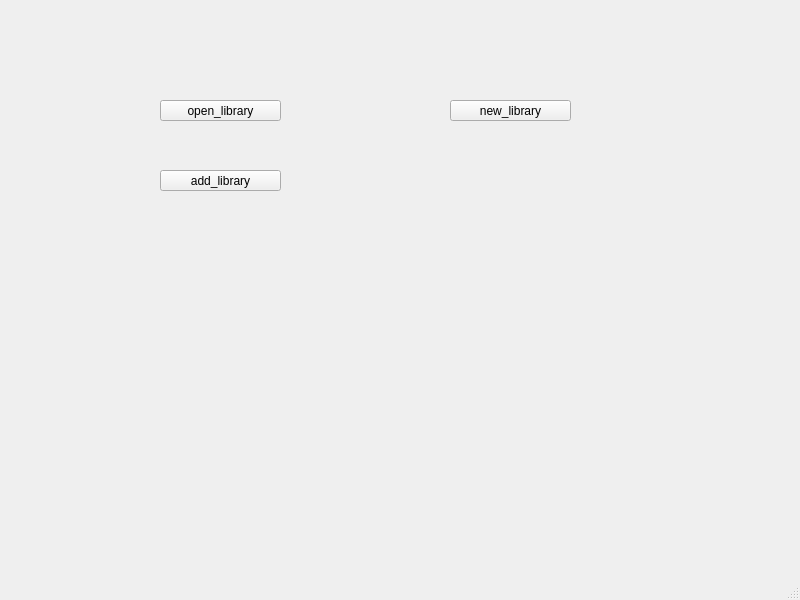
<?xml version="1.0" encoding="UTF-8"?>
<ui version="4.0">
 <class>MainWindow</class>
 <widget class="QMainWindow" name="MainWindow">
  <property name="geometry">
   <rect>
    <x>0</x>
    <y>0</y>
    <width>800</width>
    <height>600</height>
   </rect>
  </property>
  <property name="windowTitle">
   <string>MainWindow</string>
  </property>
  <widget class="QWidget" name="centralwidget">
   <widget class="QPushButton" name="pushButton_open_library">
    <property name="geometry">
     <rect>
      <x>160</x>
      <y>100</y>
      <width>121</width>
      <height>21</height>
     </rect>
    </property>
    <property name="text">
     <string>open_library</string>
    </property>
   </widget>
   <widget class="QPushButton" name="pushButton_new_library">
    <property name="geometry">
     <rect>
      <x>450</x>
      <y>100</y>
      <width>121</width>
      <height>21</height>
     </rect>
    </property>
    <property name="text">
     <string>new_library</string>
    </property>
   </widget>
   <widget class="QPushButton" name="pushButton_add_library">
    <property name="geometry">
     <rect>
      <x>160</x>
      <y>170</y>
      <width>121</width>
      <height>21</height>
     </rect>
    </property>
    <property name="text">
     <string>add_library</string>
    </property>
   </widget>
  </widget>
  <widget class="QMenuBar" name="menubar">
   <property name="geometry">
    <rect>
     <x>0</x>
     <y>0</y>
     <width>800</width>
     <height>26</height>
    </rect>
   </property>
  </widget>
  <widget class="QStatusBar" name="statusbar"/>
 </widget>
 <resources/>
 <connections/>
</ui>
